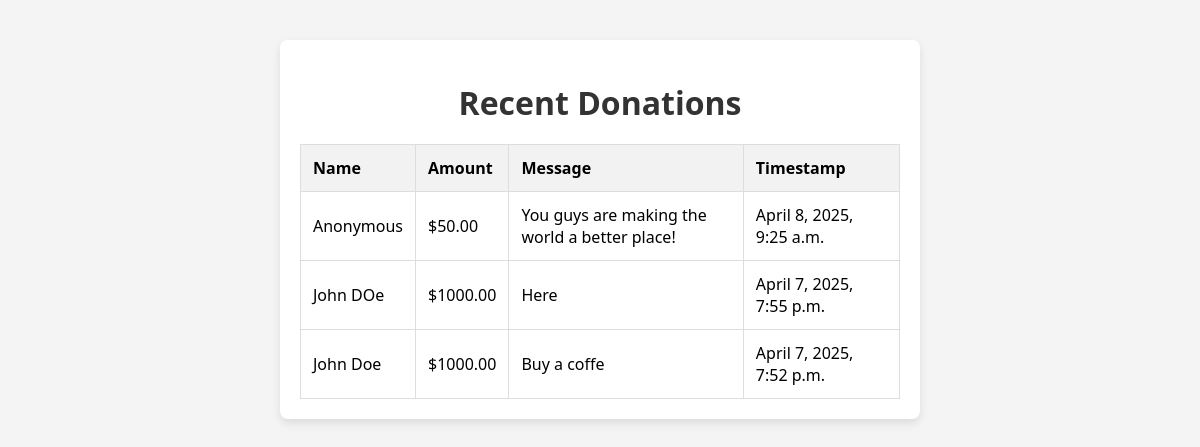
The app's page /leaderboard/, older data.
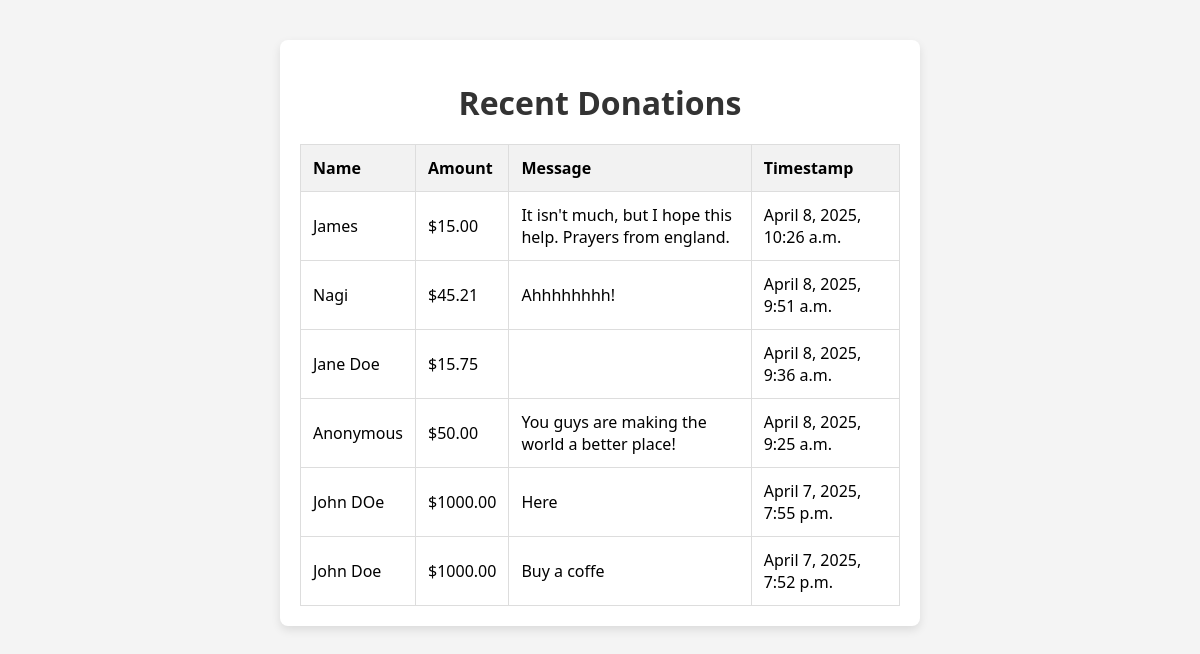
The same page, newer data.
### donations/models.py (models this page shows, shortened)
class Donation(models.Model):
    name = models.CharField(max_length=100, blank=True)
    amount = models.DecimalField(max_digits=10, decimal_places=2)
    message = models.TextField(blank=True)
    timestamp = models.DateTimeField(auto_now_add=True)

### donations/views.py (the view)
# urls.py: path('leaderboard/', views.leaderboard_view, name='leaderboard'),  # See all donations
def leaderboard_view(request):
    donations = Donation.objects.order_by('-timestamp')  # Newest first
    return render(request, 'donations/leaderboard.html', {'donations': donations})

### donations/templates/donations/leaderboard.html (shortened to what this page needs)
<!DOCTYPE html>
<html>
<head>
    {% load static %}
    <link rel="stylesheet" href="{% static 'donations/style.css' %}">
</head>
<body>
    <div class="container">
        <h1>Recent Donations</h1>
        <table border="1" cellpadding="10">
            <tr>
                <th>Name</th>
                <th>Amount</th>
                <th>Message</th>
                <th>Timestamp</th>
            </tr>
            {% for donation in donations %}
            <tr>
                <td>{{ donation.name|default:"Anonymous" }}</td>
                <td>${{ donation.amount }}</td>
                <td>{{ donation.message }}</td>
                <td>{{ donation.timestamp }}</td>
            </tr>
            {% empty %}
            <tr><td colspan="4">No donations yet.</td></tr>
            {% endfor %}
        </table>
    </div>
</body>
</html>

Row changes from the older to the newer data that the page shows:
added Donation: name "James", amount "15.00", message "It isn't much, but I hope this help. Prayers from england.", timestamp "April 8, 2025, 10:26 a.m."
added Donation: name "Nagi", amount "45.21", message "Ahhhhhhhh!", timestamp "April 8, 2025, 9:51 a.m."
added Donation: name "Jane Doe", amount "15.75", timestamp "April 8, 2025, 9:36 a.m."
